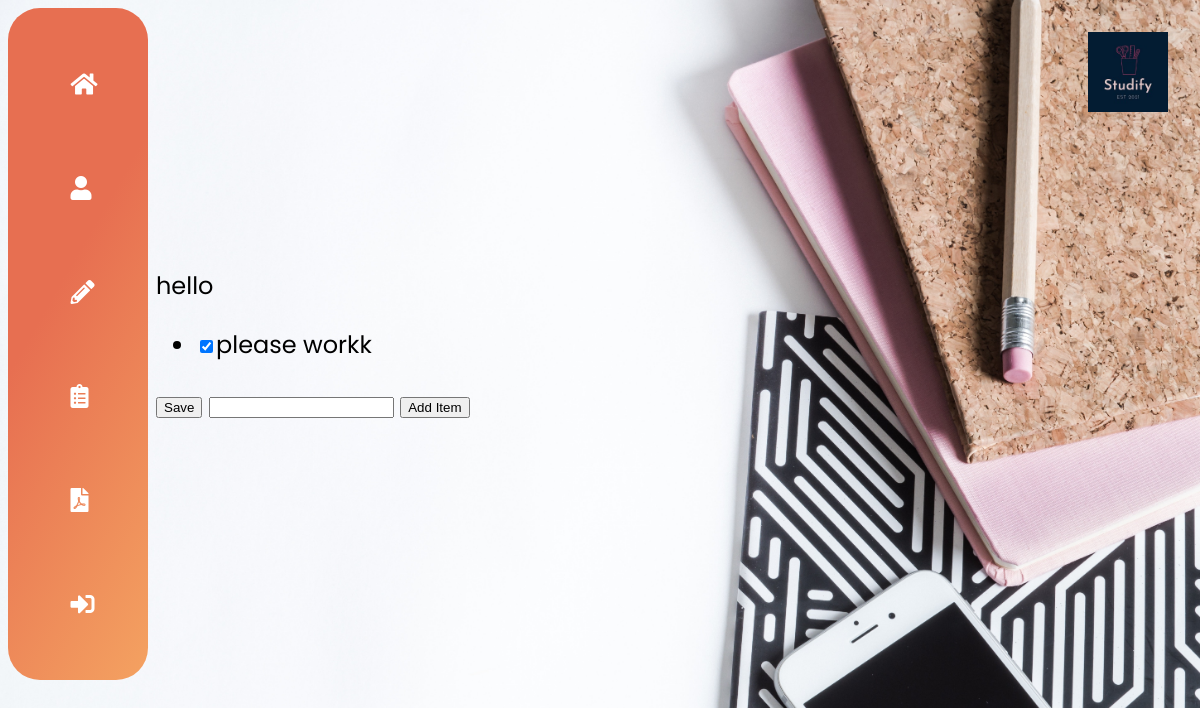
Page /43 (signed in) on the earlier database version.
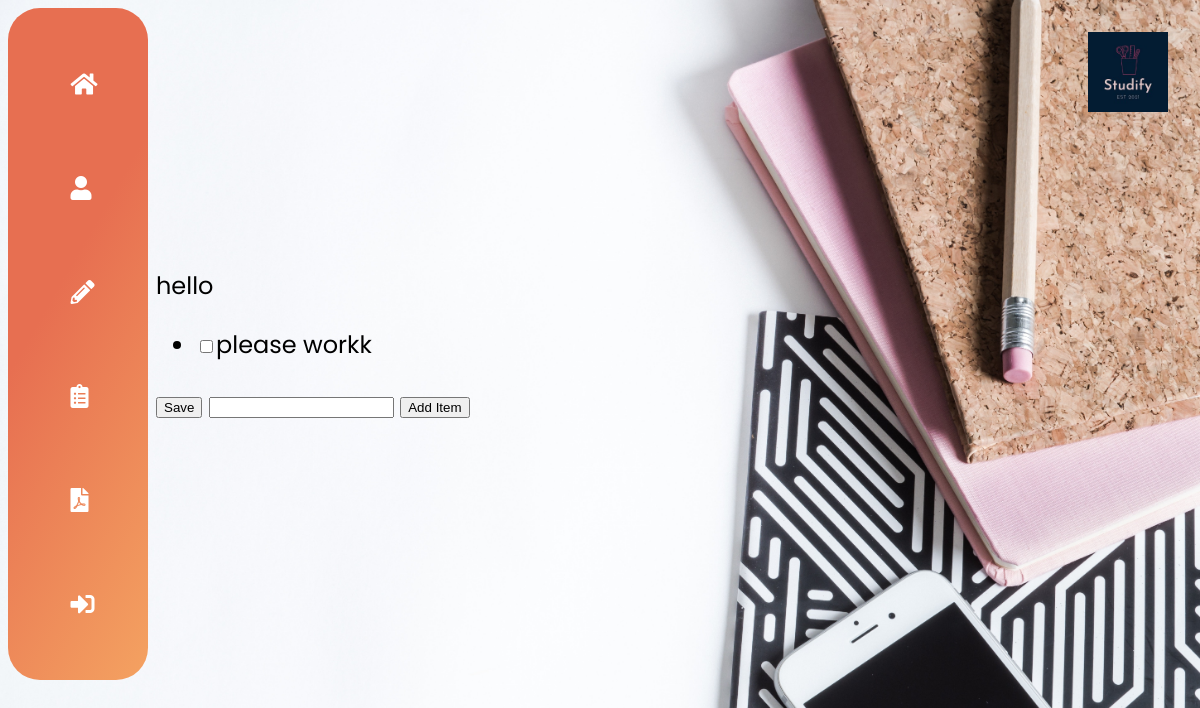
Same page on the later database version.
### main/models.py (models this page shows, shortened)
class Item(models.Model):
    todolist=models.ForeignKey(ToDoList, on_delete=models.CASCADE, related_name="item_set")
    text=models.CharField(max_length=300)
    complete=models.BooleanField()

### main/views.py (the view, shortened to what this page needs)
# urls.py: path("<int:id>",views.index, name="index"),
def index(response,id):
    ls=ToDoList.objects.get(id=id)
    if response.user.todolist.all():
        return render(response,"main/list.html", {"name": ls,"ls":ls})
    return render(response, "main/view.html",{})

### main/models.py (called while the page is built)
    def __str__(self):
        return self.name

### main/templates/main/list.html (shortened to what this page needs)
{% extends "main/base.html" %}
{% load static %}
   {% block container %}
   <link rel="stylesheet" type="text/css" href="{% static 'css/list.css' %}">
    <div class="main-container">
        <div>
            {{name}}
            <form method="POST" action="#">
                <ul>
                    {% for item in ls.item_set.all %}
                    {% if item.complete == True %}
                    <li><input type="checkbox" value="clicked" name="c{{item.id}}" checked>{{item.text}}</li>
                    {% else %}
                    <li><input type="checkbox" value="clicked" name="c{{item.id}}">{{item.text}}</li>
                    {% endif %}
                    {% endfor %}
                </ul>
                <button type="submit" name="save" value="save">Save</button>
                <input type="text" name="new">
                <button types="submit" name="newItem" value="newItem">Add Item</button>
            </form>
        </div>
    </div>
    {% endblock %}

Differences in the rows shown:
changed Item "please workk": complete True → False (drawn); id "☑" → "☐"
